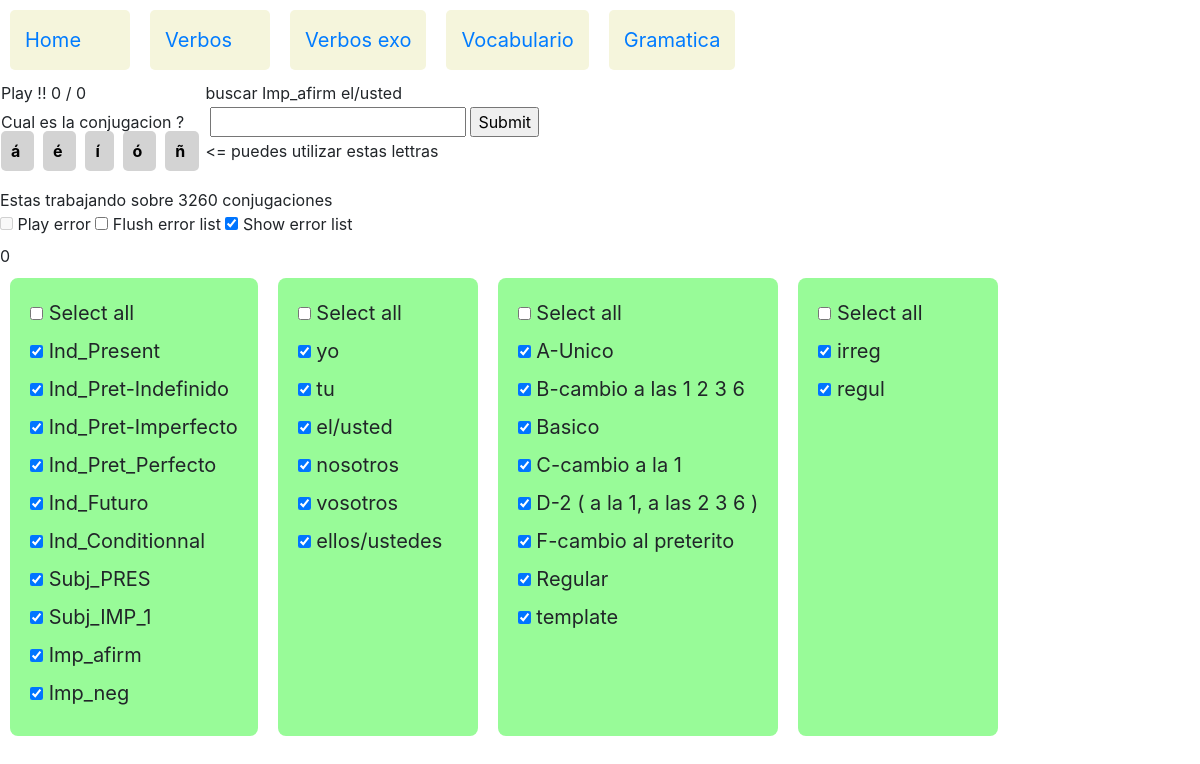
Page /verbos/verbos_exo/851/851 on the earlier database version.
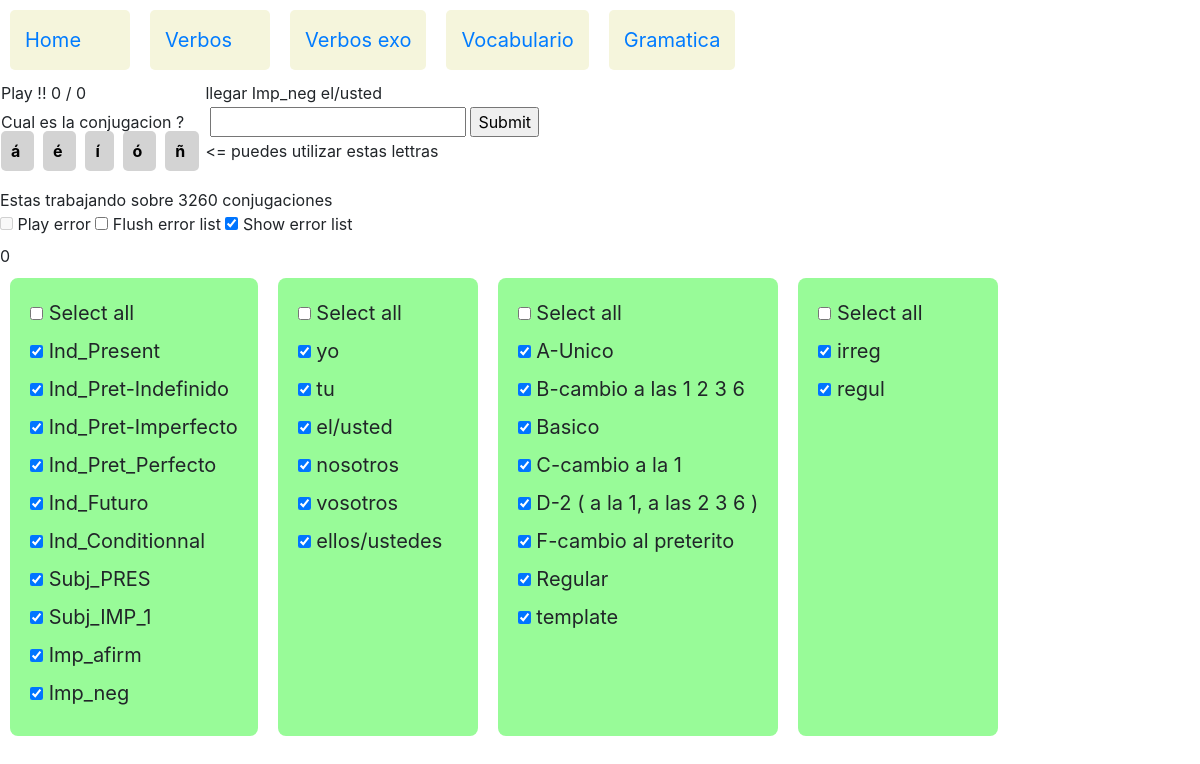
Same page on the later database version.
### verbos/models.py (models this page shows, shortened)
class Conjugacion(models.Model):
    verbo=models.ForeignKey(Verbo,on_delete=models.CASCADE,related_name="conjugacions")
    tiempo=models.ForeignKey(Tiempo,on_delete=models.CASCADE,related_name="tiempo_c")
    pronombre=models.ForeignKey(Pronombre,on_delete=models.CASCADE,related_name="pronombre_c")
    conjugacion=models.CharField(max_length=30)
    level=models.ForeignKey(Level,on_delete=models.CASCADE,related_name="conjugacion")

class Verbo(models.Model):
    verbo = models.CharField(max_length=32)
    tipo=models.ForeignKey(Verbotipo,on_delete=models.SET_NULL,related_name="tipo_v",null=True)
    def __str__(self):
        return self.verbo

class Tiempo(models.Model):
    tiempo=models.CharField(max_length=30)
    tiemposeq=models.IntegerField(null=True)
    def __str__(self):
        return self.tiempo

class Pronombre(models.Model):
    pronombre=models.CharField(max_length=13)
    pronombreseq=models.IntegerField(null=True)
    def __str__(self):
        return self.pronombre

class Verbotipo(models.Model):
    verbotipo = models.CharField(max_length=64,null=True)
    verbotiposeq=models.IntegerField(null=True)
    def __str__(self):
        return self.verbotipo

class Level(models.Model):
    level=models.CharField(max_length=5)
    def __str__(self):
        return self.level

### verbos/views.py (the view, shortened to what this page needs)
# urls.py: path('verbos_exo/<int:mode_id>/<int:conjugacion_id>',views.verbos_exo,name='verbos_exo_run'),
def verbos_exo(request,mode_id,conjugacion_id):
    resuelto = " sabes tus conjugaciones ? "
    trace= "<= puedes utilizar estas lettras"
    tracerep= "  "
    trace_id= "  "
    conjugacion_error_list=[]
    if request.method=="GET":
        Conjugacion_selectadas_count = Conjugacion.objects.count()
        loto_winner=random.randint(0,Conjugacion_selectadas_count-1)
        Conjugacion_selectadas_list=Conjugacion.objects.values_list('pk',flat=True)
        Conjugacion_winner_pk=Conjugacion_selectadas_list[loto_winner]
        print("loto winner = " + str(loto_winner))
        Conjugacion_winner=Conjugacion.objects.get(pk=Conjugacion_winner_pk)
    if request.method=="POST":
        if mode_id==1:
            respuesta= request.POST.getlist('respuesta')
            conjugacion = Conjugacion.objects.get(pk=conjugacion_id)
            trace = str(conjugacion.verbo) + " " + str(conjugacion.tiempo) + " " + str(conjugacion.pronombre) +" = " + str(conjugacion.conjugacion)
            tracerep =  str(respuesta[0])
            trace_id =  str(conjugacion.id)
            if respuesta[0].replace(" ","").lower() == conjugacion.conjugacion.replace(" ",""):
                resuelto="1"
            else:
                resuelto="0"
                conjugacion_error_list.append(conjugacion_id)
        verbotipos_selected= request.POST.getlist('verbotipo')
        pronombres_selected= request.POST.getlist('pronombre')
        tiempos_selected= request.POST.getlist('tiempo')
        levels_selected= request.POST.getlist('level')
        play_mode=request.POST.getlist('play_mode_name')
        print(" play_mode_name = "+ str(play_mode))
        if not (play_mode):
            print("mode run")
            Conjugacion_selectadas=Conjugacion.objects.filter(tiempo__in=tiempos_selected).filter(pronombre__in=pronombres_selected).filter(verbo__in=Verbo.objects.filter(tipo__in=verbotipos_selected)).filter(level__in=levels_selected)
            Conjugacion_selectadas_count =Conjugacion_selectadas.count()
            if Conjugacion_selectadas_count  > 0 :
                loto_winner=random.randint(0,Conjugacion_selectadas_count-1)
                print("loto winner = " + str(loto_winner))
                Conjugacion_selectadas_list=Conjugacion_selectadas.values_list('pk',flat=True)
                Conjugacion_winner_pk=Conjugacion_selectadas_list[loto_winner]
                print("Conjugacion  selectada  pk =" + str(Conjugacion_winner_pk))
                Conjugacion_winner=Conjugacion.objects.get(pk=Conjugacion_winner_pk)
            else:
                pk_winner=conjugacion_id
                Conjugacion_winner_pk=conjugacion_id
                loto_winner=-1
                Conjugacion_winner=Conjugacion.objects.get(pk=conjugacion_id)
                Conjugacion_selectadas_count = 0 # pour transmettre dans le template
        else:
            print("mode error "+ str(play_mode))
            conjugacion_error_list_id=play_mode[0].split(',')
            print("conjugacion error list id = " + str(conjugacion_error_list_id ))
            loto_winner=random.randint(1,len(conjugacion_error_list_id)-1)
            Conjugacion_winner_pk=int(conjugacion_error_list_id[loto_winner])
            print("mode error : loto winner =" + str(loto_winner) + " pk winner =" + str(Conjugacion_winner_pk) )
            Conjugacion_winner=Conjugacion.objects.get(pk=Conjugacion_winner_pk)
            Conjugacion_selectadas_count =len(conjugacion_error_list_id)-1
        tiempos_checked= {}
        pronombres_checked= {}
        verbotipos_checked= {}
        levels_checked= {}
        for tiempo_selected in tiempos_selected :
            tiempos_checked[tiempo_selected]="checked"
        for pronombre_selected in pronombres_selected :
            pronombres_checked[pronombre_selected]="checked"
        for verbotipo_selected in verbotipos_selected :
            verbotipos_checked[verbotipo_selected]="checked"
        for level_selected in levels_selected :
            levels_checked[level_selected]="checked"
    else:
        tiempos_checked={"start":"go"}
        pronombres_checked= {}
        verbotipos_checked= {}
        levels_checked= {}
    verbos = Verbo.objects.all()
    tiempos = Tiempo.objects.all().order_by('tiemposeq')
    pronombres = Pronombre.objects.all().order_by('pronombreseq')
    verbotipos = Verbotipo.objects.all()
    levels = Level.objects.all()
    myset=("tiempos","pronombres","verbotipos")
    jstiempos=jslist(tiempos)
    jspronombres=jslist(pronombres)
    jsverbotipos=jslist(verbotipos)
    jslevels=jslist(levels)
    context= {
            "title" : "Verbos exo",
            "verbos" : verbos,
            "tiempos" : tiempos ,
            "pronombres" : pronombres,
            "levels" : levels,
            "verbotipos" : verbotipos,
            "tiempos_checked": tiempos_checked,
            "verbotipos_checked": verbotipos_checked,
            "pronombres_checked": pronombres_checked,
            "conjugacion_selectada" : Conjugacion_winner,
            "conjugacion_selectada_count" : Conjugacion_selectadas_count,
            "conjugacion_error_list" : conjugacion_error_list,
            "loto_winner" : loto_winner,
            "pk_winner" : Conjugacion_winner_pk,
            "resuelto" : resuelto,
            "trace" : trace,
            "trace_id" : trace_id,
            "mode_id" : mode_id,
            "tracerep" : tracerep,
            "myset" : myset,
            "jstiempos" : jstiempos,
            "jsverbotipos" : jsverbotipos,
            "jslevels": jslevels,
            "jspronombres" : jspronombres
            }
    return render(request,"verbos/verbos_exo.html",context)

### verbos/views.py (called while the page is built)
def jslist(myqueryset):
    jstname=myqueryset.model.__name__
    jstlst=[]
    for item in myqueryset:
        jstlst.append([jstname,item.id])
    return jstlst

### verbos/templates/verbos/verbos_exo.html (shortened to what this page needs)
{% extends 'verbos/layout.html' %}
{% block body1 %}
<table>
	<tr>
		<td>
			<span id="resuelto">{{resuelto}}</span>
			<span id="exito" > 0 </span>
			<span id="slash"> / </span>
			<span id="total" > 0 </span>
		</td>
		<td>
			{{conjugacion_selectada.verbo}}
			{{conjugacion_selectada.tiempo}}
			{{conjugacion_selectada.pronombre }}
		</td>
	</tr>
	<tr>
		<td>
			<span> Cual es la conjugacion ? </span>
		</td>
		<td>
			<form action= "{% url 'verbos_exo_run'  1   conjugacion_selectada.id %}"  method="post">
			<input autofocus id="myrespuesta" type="text" name="respuesta"  autocapitalize=off >
			<input type="submit" value="Submit">
		</td>
	</tr>
	<tr>
		<td>
<span type="text" class="lettre" id="lettre-a" onclick="addletter('á')" value="á" > á </span>
<span type="text" class="lettre" id="lettre-e" onclick="addletter('é')" value="é" > é </span>
<span type="text" class="lettre" id="lettre-i" onclick="addletter('í')" value="í" > í </span>
<span type="text" class="lettre" id="lettre-o" onclick="addletter('ó')" value="ó" > ó </span>
<span type="text" class="lettre" id="lettre-n" onclick="addletter('ñ')" value="ñ" > ñ </span>
		</td>
		<td>
			<span id="trace">{{trace}}</span>
		</td>
	</tr>
</table>
<br>
<span id="compteur_selectados"> Estas trabajando sobre {{ conjugacion_selectada_count }} conjugaciones </span>
<br>
 			 <input type="checkbox" id="play_mode_id" name="play_mode_name"  onclick="play_mode_toggle()">
   			 <label for="play_mode_id">Play error</label>
  			 <input type="checkbox" id="error_list_flush_id" name="error_list_flush_name"  onclick="error_list_flush()">
   			 <label for="error_list_flush_id">Flush error list</label>
  			 <input type="checkbox" id="error_list_show_id" name="error_list_show_name"  onclick="verbos_error_list_show()">
   			 <label for="error_list_show_id">Show error list</label>
<div id="verbos_error_list"    > </div>
<div id="container">
	<div>
	<input type="checkbox" id="checkbox_tiempo"   name="checktodos"  data-type="tiempo" >
	<label for="checkbox_tiempo"> Select all   </label>
	<br>
	{% for tiempo  in tiempos %}
	<input type="checkbox" id="Tiempo-{{tiempo.id}}" name="tiempo" data-storage="true" value="{{tiempo.id}}"  {{ tiempo.checked }} >
	<label for="Tiempo-{{tiempo.id}}"> {{tiempo}}    </label>
	<br>
	{% endfor %}
	</div>
	<div>
		<input type="checkbox" id="checkbox_pronombre"   name="checktodos"   data-type="pronombre" >
	<label for="checkbox_pronombre"> Select all  </label>
	<br>
	{% for pronombre   in pronombres %}
	<input type="checkbox" id="Pronombre-{{pronombre.id}}" name="pronombre" data-storage="true" value="{{pronombre.id }}" {{pronombre.checked}} >
	<label for="Pronombre-{{pronombre.id}}"> {{pronombre}}   </label>
	<br>
	{% endfor %}
	</div>
  	<div>
		<input type="checkbox" id="checkbox_verbotipo"   name="checktodos"   data-type="verbotipo" >
	<label for="checkbox_verbotipo"> Select all  </label>
	<br>
	{% for verbotipo   in verbotipos %}
	<input type="checkbox" id="Verbotipo-{{verbotipo.id}}" name="verbotipo" data-storage="true" value="{{verbotipo.id }}"  {{verbotipo.checked}} >
	<label for="Verbotipo-{{verbotipo.id}}"> {{verbotipo}}   </label>
	<br>
	{% endfor %}
	</div>
  	<div>
		<input type="checkbox" id="checkbox_level"   name="checktodos"   data-type="level" >
	<label for="checkbox_verbotipo"> Select all  </label>
	<br>
	{% for level   in levels %}
	<input type="checkbox" id="Level-{{level.id}}" name="level" data-storage="true" value="{{level.id }}"  {{level.checked}} >
	<label for="Level-{{level.id}}"> {{level}}   </label>
	<br>
	{% endfor %}
	</div>
	</div>
{% endblock %}

Differences in the rows shown:
removed Conjugacion: verbo "buscar", tiempo "Imp_afirm", pronombre "el/usted"
added Conjugacion: verbo "llegar", tiempo "Imp_neg", pronombre "el/usted"
